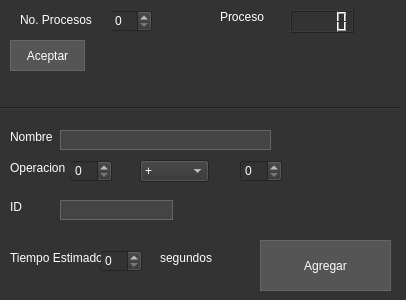
<?xml version="1.0" encoding="UTF-8"?>
<ui version="4.0">
 <class>Dialog</class>
 <widget class="QDialog" name="Dialog">
  <property name="windowModality">
   <enum>Qt::NonModal</enum>
  </property>
  <property name="enabled">
   <bool>true</bool>
  </property>
  <property name="geometry">
   <rect>
    <x>0</x>
    <y>0</y>
    <width>406</width>
    <height>300</height>
   </rect>
  </property>
  <property name="windowTitle">
   <string>Simulador de Procesos</string>
  </property>
  <property name="styleSheet">
   <string notr="true">QWidget {
    background-color: #333;
    color: #fff;
}

QLineEdit {
    background-color: #444;
    color: #fff;
    border: 1px solid #666;
    selection-background-color: #555;
}

QPushButton {
    background-color: #555;
    color: #fff;
    border: 1px solid #666;
    padding: 5px;
}

QCheckBox, QRadioButton {
    color: #fff;
}

QCheckBox::indicator, QRadioButton::indicator {
    background-color: #444;
    border: 1px solid #666;
}

QCheckBox::indicator:unchecked, QRadioButton::indicator:unchecked {
    background-color: #333;
}

QCheckBox::indicator:checked, QRadioButton::indicator:checked {
    background-color: #555;
    border: 1px solid #666;
}

QMenuBar {
    background-color: #333;
    color: #fff;
}

QMenuBar::item {
    background-color: #333;
    color: #fff;
}

QMenuBar::item:selected {
    background-color: #555;
}

QMenu {
    background-color: #444;
    color: #fff;
}

QMenu::item {
    background-color: #444;
    color: #fff;
}

QMenu::item:selected {
    background-color: #555;
}
QPushButton:hover {
    background-color: #666;
}

QPushButton:pressed {
    background-color: #777;
}

QFrame#separatorLine {
    background-color: #666;
    width: 2px;  /* Ajusta el ancho de la línea según tus preferencias */
    margin: 0 5px;  /* Ajusta los márgenes según tus preferencias */
}



</string>
  </property>
  <widget class="QSpinBox" name="no_procesos">
   <property name="geometry">
    <rect>
     <x>70</x>
     <y>160</y>
     <width>42</width>
     <height>22</height>
    </rect>
   </property>
  </widget>
  <widget class="QSpinBox" name="no_procesos_2">
   <property name="geometry">
    <rect>
     <x>110</x>
     <y>10</y>
     <width>42</width>
     <height>22</height>
    </rect>
   </property>
  </widget>
  <widget class="QSpinBox" name="no_procesos_3">
   <property name="geometry">
    <rect>
     <x>240</x>
     <y>160</y>
     <width>42</width>
     <height>22</height>
    </rect>
   </property>
  </widget>
  <widget class="QSpinBox" name="no_procesos_4">
   <property name="geometry">
    <rect>
     <x>100</x>
     <y>250</y>
     <width>42</width>
     <height>22</height>
    </rect>
   </property>
  </widget>
  <widget class="QLineEdit" name="lineEdit">
   <property name="geometry">
    <rect>
     <x>60</x>
     <y>200</y>
     <width>113</width>
     <height>20</height>
    </rect>
   </property>
  </widget>
  <widget class="QLineEdit" name="lineEdit_2">
   <property name="geometry">
    <rect>
     <x>60</x>
     <y>130</y>
     <width>211</width>
     <height>20</height>
    </rect>
   </property>
   <property name="text">
    <string/>
   </property>
  </widget>
  <widget class="QComboBox" name="comboBox">
   <property name="geometry">
    <rect>
     <x>140</x>
     <y>160</y>
     <width>69</width>
     <height>22</height>
    </rect>
   </property>
   <item>
    <property name="text">
     <string>+</string>
    </property>
   </item>
   <item>
    <property name="text">
     <string>-</string>
    </property>
   </item>
   <item>
    <property name="text">
     <string>*</string>
    </property>
   </item>
   <item>
    <property name="text">
     <string>/</string>
    </property>
   </item>
   <item>
    <property name="text">
     <string>%</string>
    </property>
   </item>
  </widget>
  <widget class="QLabel" name="label">
   <property name="geometry">
    <rect>
     <x>20</x>
     <y>10</y>
     <width>91</width>
     <height>20</height>
    </rect>
   </property>
   <property name="text">
    <string>No. Procesos</string>
   </property>
  </widget>
  <widget class="QPushButton" name="pushButton">
   <property name="geometry">
    <rect>
     <x>10</x>
     <y>40</y>
     <width>75</width>
     <height>31</height>
    </rect>
   </property>
   <property name="text">
    <string>Aceptar</string>
   </property>
  </widget>
  <widget class="QLabel" name="label_3">
   <property name="geometry">
    <rect>
     <x>10</x>
     <y>130</y>
     <width>47</width>
     <height>13</height>
    </rect>
   </property>
   <property name="text">
    <string>Nombre</string>
   </property>
  </widget>
  <widget class="QLabel" name="label_4">
   <property name="geometry">
    <rect>
     <x>10</x>
     <y>160</y>
     <width>61</width>
     <height>16</height>
    </rect>
   </property>
   <property name="text">
    <string>Operacion</string>
   </property>
  </widget>
  <widget class="QLabel" name="label_5">
   <property name="geometry">
    <rect>
     <x>10</x>
     <y>200</y>
     <width>47</width>
     <height>13</height>
    </rect>
   </property>
   <property name="text">
    <string>ID</string>
   </property>
  </widget>
  <widget class="QLabel" name="label_6">
   <property name="geometry">
    <rect>
     <x>10</x>
     <y>250</y>
     <width>91</width>
     <height>16</height>
    </rect>
   </property>
   <property name="text">
    <string>Tiempo Estimado</string>
   </property>
  </widget>
  <widget class="QLabel" name="label_7">
   <property name="geometry">
    <rect>
     <x>160</x>
     <y>250</y>
     <width>81</width>
     <height>16</height>
    </rect>
   </property>
   <property name="text">
    <string>segundos</string>
   </property>
  </widget>
  <widget class="QLabel" name="label_8">
   <property name="geometry">
    <rect>
     <x>220</x>
     <y>10</y>
     <width>47</width>
     <height>13</height>
    </rect>
   </property>
   <property name="text">
    <string>Proceso</string>
   </property>
  </widget>
  <widget class="QPushButton" name="pushButton_2">
   <property name="geometry">
    <rect>
     <x>260</x>
     <y>240</y>
     <width>131</width>
     <height>51</height>
    </rect>
   </property>
   <property name="text">
    <string>Agregar</string>
   </property>
  </widget>
  <widget class="QLCDNumber" name="lcdNumber">
   <property name="geometry">
    <rect>
     <x>290</x>
     <y>10</y>
     <width>64</width>
     <height>23</height>
    </rect>
   </property>
  </widget>
  <widget class="Line" name="line">
   <property name="geometry">
    <rect>
     <x>0</x>
     <y>100</y>
     <width>401</width>
     <height>16</height>
    </rect>
   </property>
   <property name="styleSheet">
    <string notr="true"/>
   </property>
   <property name="orientation">
    <enum>Qt::Horizontal</enum>
   </property>
  </widget>
 </widget>
 <resources/>
 <connections/>
</ui>
